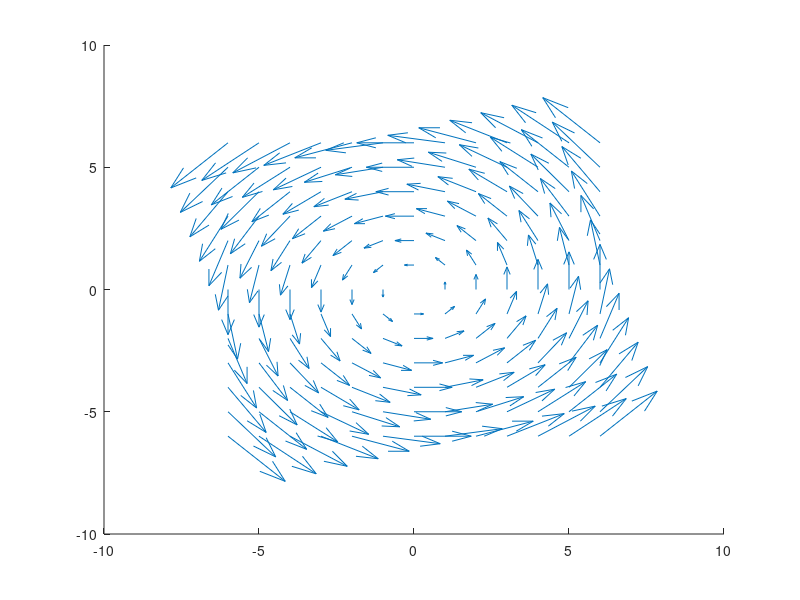

This chart was generated by the following MATLAB code: (Note: this script raises an error after producing the figure.)
%%%%% Plotting rotating flow %%%%%
% Parameter value
L = 0.5;

% Define velocity
xp = @(x,y) -L*y;
yp = @(x,y) L*x;

% Set up grid of points
[xMesh, yMesh] = meshgrid(-6:1:6, -6:1:6);
xpMesh = xp(xMesh, yMesh);
ypMesh = yp(xMesh, yMesh);

% Plot
figure(4); clf; hold on;
quiver(xMesh, yMesh, xpMesh, ypMesh, LineWidth=2)

% Cosmetics
ticksAndStuff = gca;
ticksAndStuff.FontSize = 15;
xticks(-5:5)
yticks(-5:5)
title('Analytical Solutions of a Rotating Flow', FontSize=25, Interpreter='latex')
xlabel('$x$-direction', Interpreter='latex', FontSize=20)
ylabel('$y$-direction', Interpreter='latex', FontSize=20)
plot(0, 0, 'b.')
ylim([-5.1 5.1])
xlim([-5.1 5.1])

% Save figure
set(figure(4), 'position', [10,50, 900,500])
saveas(figure(4), './figures/RotatingFlowPhase', 'epsc')


%%%%% Plotting stagnation flow %%%%%
% Parameter value
a = 2;

% Define velocity
xp = @(x,y) a*x;
yp = @(x,y) -a*y;

% Set up grid of points
[xMesh, yMesh] = meshgrid(-5:1:5, -5:1:5);
xpMesh = xp(xMesh, yMesh);
ypMesh = yp(xMesh, yMesh);

% Plot
figure(5); clf; hold on;
quiver(xMesh, yMesh, xpMesh, ypMesh, LineWidth=2)

% Cosmetics
ticksAndStuff = gca;
ticksAndStuff.FontSize = 15;
xticks(-5:5)
yticks(-5:5)
title('Analytical Solutions of a Stagnant Point Flow', FontSize=25, Interpreter='latex')
xlabel('$x$-direction', Interpreter='latex', FontSize=20)
ylabel('$y$-direction', Interpreter='latex', FontSize=20)
plot(0, 0, 'b.')
ylim([-5 5])
xlim([-5 5])

% Save figure
set(figure(5), 'position', [10,50, 900,500])
saveas(figure(5), './figures/StagnantFlowPhase', 'epsc')
